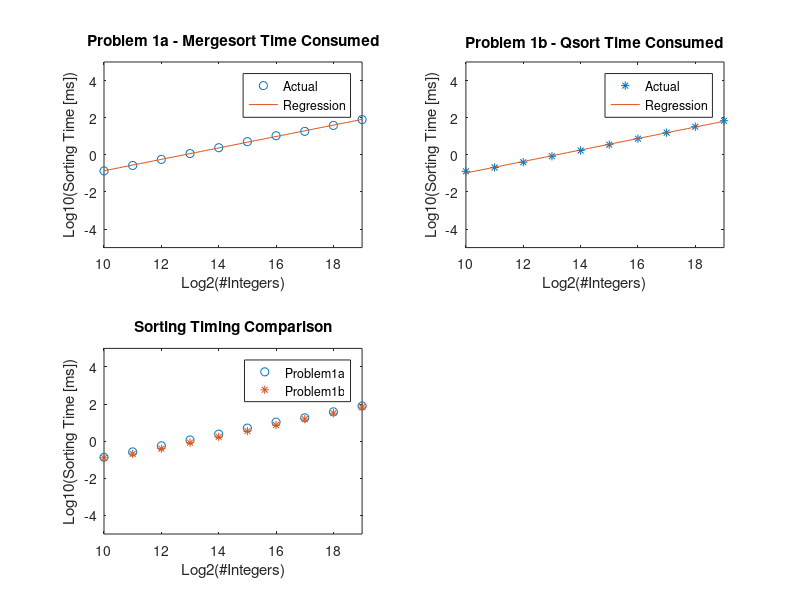

Reproduce this figure in MATLAB.
X = [10 11 12 13 14 15 16 17 18 19];
Y1 = [0.135393 0.265668 0.564282 1.161096 2.401104 5.097622 10.644817 18.273104 38.197522 79.060030];
Y2 = [0.128351 0.207022 0.396448 0.834399 1.699739 3.500590 7.377765 15.482033 32.592861 68.535294];
logY1 = log10(Y1);
logY2 = log10(Y2);
p1 = polyfit(X, logY1, 1);
p2 = polyfit(X, logY2, 1);
regression_x = linspace(10,19);
regression_y1 = polyval(p1,regression_x);
regression_y2 = polyval(p2,regression_x);

figure
subplot(2,2,1);
plt1 = plot(X, logY1, 'o');
title('Problem 1a - Mergesort Time Consumed');
xlim([10,19])
ylim([-5, 5])
xlabel('Log2(#Integers)');
ylabel('Log10(Sorting Time [ms])');
hold on
plt2 = plot(regression_x, regression_y1);
legend([plt1, plt2], {'Actual' 'Regression'});
hold off

subplot(2,2,2);
plt3 = plot(X,logY2, '*');
legend('Actual');
title('Problem 1b - Qsort Time Consumed');
xlim([10,19])
ylim([-5, 5])
xlabel('Log2(#Integers)');
ylabel('Log10(Sorting Time [ms])');
hold on
plt4 = plot(regression_x, regression_y2);
legend([plt3, plt4], {'Actual' 'Regression'});
hold off

subplot(2,2,3);
plt5 = plot(X,logY1, 'o');
legend('Problem1a');
title('Sorting Timing Comparison');
xlim([10,19])
ylim([-5, 5])
xlabel('Log2(#Integers)');
ylabel('Log10(Sorting Time [ms])');
hold on
plt6 = plot(X,logY2, '*');
legend([plt5, plt6], {'Problem1a' 'Problem1b'});
hold off
